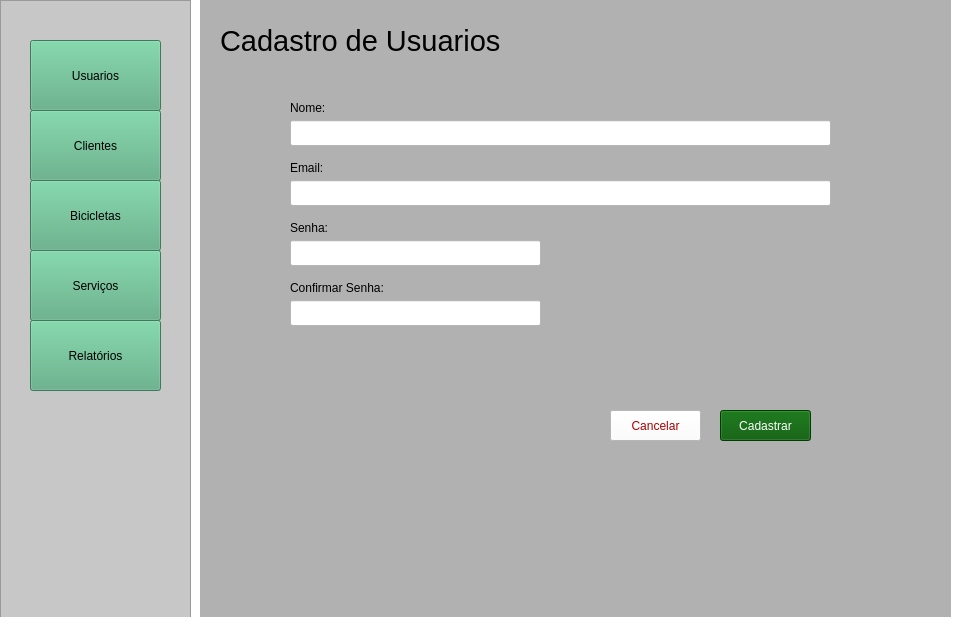
<?xml version="1.0" encoding="UTF-8"?>
<ui version="4.0">
 <class>MainWindow</class>
 <widget class="QMainWindow" name="MainWindow">
  <property name="geometry">
   <rect>
    <x>0</x>
    <y>0</y>
    <width>953</width>
    <height>639</height>
   </rect>
  </property>
  <property name="windowTitle">
   <string>MainWindow</string>
  </property>
  <property name="styleSheet">
   <string notr="true">background-color: rgb(255, 255, 255);</string>
  </property>
  <widget class="QWidget" name="centralwidget">
   <widget class="QStackedWidget" name="stackedWidget">
    <property name="geometry">
     <rect>
      <x>200</x>
      <y>0</y>
      <width>751</width>
      <height>621</height>
     </rect>
    </property>
    <property name="styleSheet">
     <string notr="true">background-color: rgb(177, 177, 177);</string>
    </property>
    <property name="currentIndex">
     <number>1</number>
    </property>
    <widget class="QWidget" name="page">
     <widget class="QLabel" name="label">
      <property name="geometry">
       <rect>
        <x>340</x>
        <y>280</y>
        <width>91</width>
        <height>41</height>
       </rect>
      </property>
      <property name="font">
       <font>
        <pointsize>22</pointsize>
       </font>
      </property>
      <property name="text">
       <string>HOME</string>
      </property>
     </widget>
    </widget>
    <widget class="QWidget" name="page_2">
     <widget class="QLabel" name="label_2">
      <property name="geometry">
       <rect>
        <x>20</x>
        <y>10</y>
        <width>281</width>
        <height>61</height>
       </rect>
      </property>
      <property name="font">
       <font>
        <pointsize>22</pointsize>
       </font>
      </property>
      <property name="text">
       <string>Cadastro de Usuarios</string>
      </property>
     </widget>
     <widget class="QLineEdit" name="inputNome">
      <property name="geometry">
       <rect>
        <x>90</x>
        <y>120</y>
        <width>541</width>
        <height>26</height>
       </rect>
      </property>
      <property name="styleSheet">
       <string notr="true">background-color: rgb(255, 255, 255);</string>
      </property>
     </widget>
     <widget class="QLabel" name="label_3">
      <property name="geometry">
       <rect>
        <x>90</x>
        <y>100</y>
        <width>49</width>
        <height>16</height>
       </rect>
      </property>
      <property name="text">
       <string>Nome:</string>
      </property>
     </widget>
     <widget class="QLineEdit" name="inputEmail">
      <property name="geometry">
       <rect>
        <x>90</x>
        <y>180</y>
        <width>541</width>
        <height>26</height>
       </rect>
      </property>
      <property name="styleSheet">
       <string notr="true">background-color: rgb(255, 255, 255);</string>
      </property>
     </widget>
     <widget class="QLabel" name="label_4">
      <property name="geometry">
       <rect>
        <x>90</x>
        <y>160</y>
        <width>49</width>
        <height>16</height>
       </rect>
      </property>
      <property name="text">
       <string>Email:</string>
      </property>
     </widget>
     <widget class="QLineEdit" name="inputSenha">
      <property name="geometry">
       <rect>
        <x>90</x>
        <y>240</y>
        <width>251</width>
        <height>26</height>
       </rect>
      </property>
      <property name="styleSheet">
       <string notr="true">background-color: rgb(255, 255, 255);</string>
      </property>
     </widget>
     <widget class="QLabel" name="label_5">
      <property name="geometry">
       <rect>
        <x>90</x>
        <y>220</y>
        <width>49</width>
        <height>16</height>
       </rect>
      </property>
      <property name="text">
       <string>Senha:</string>
      </property>
     </widget>
     <widget class="QLabel" name="label_6">
      <property name="geometry">
       <rect>
        <x>90</x>
        <y>280</y>
        <width>101</width>
        <height>16</height>
       </rect>
      </property>
      <property name="text">
       <string>Confirmar Senha:</string>
      </property>
     </widget>
     <widget class="QLineEdit" name="inputConfirmarSenha">
      <property name="geometry">
       <rect>
        <x>90</x>
        <y>300</y>
        <width>251</width>
        <height>26</height>
       </rect>
      </property>
      <property name="styleSheet">
       <string notr="true">background-color: rgb(255, 255, 255);</string>
      </property>
     </widget>
     <widget class="QPushButton" name="pushButton_6">
      <property name="geometry">
       <rect>
        <x>520</x>
        <y>410</y>
        <width>91</width>
        <height>31</height>
       </rect>
      </property>
      <property name="styleSheet">
       <string notr="true">background-color: rgb(0, 85, 0);
color: rgb(255, 255, 255);</string>
      </property>
      <property name="text">
       <string>Cadastrar</string>
      </property>
     </widget>
     <widget class="QPushButton" name="pushButton_7">
      <property name="geometry">
       <rect>
        <x>410</x>
        <y>410</y>
        <width>91</width>
        <height>31</height>
       </rect>
      </property>
      <property name="autoFillBackground">
       <bool>false</bool>
      </property>
      <property name="styleSheet">
       <string notr="true">background-color: rgb(255, 255, 255);
color: rgb(170, 0, 0);
border-color: rgb(170, 0, 0);
border-color: rgb(255, 253, 253);</string>
      </property>
      <property name="text">
       <string>Cancelar</string>
      </property>
     </widget>
    </widget>
   </widget>
   <widget class="QFrame" name="frame">
    <property name="geometry">
     <rect>
      <x>0</x>
      <y>0</y>
      <width>191</width>
      <height>621</height>
     </rect>
    </property>
    <property name="styleSheet">
     <string notr="true">background-color: rgb(199, 199, 199);</string>
    </property>
    <property name="frameShape">
     <enum>QFrame::Shape::StyledPanel</enum>
    </property>
    <property name="frameShadow">
     <enum>QFrame::Shadow::Raised</enum>
    </property>
    <widget class="QPushButton" name="btn_menu_usuarios">
     <property name="geometry">
      <rect>
       <x>30</x>
       <y>40</y>
       <width>131</width>
       <height>71</height>
      </rect>
     </property>
     <property name="styleSheet">
      <string notr="true">background-color: rgb(85, 170, 127);</string>
     </property>
     <property name="text">
      <string>Usuarios</string>
     </property>
    </widget>
    <widget class="QPushButton" name="btn_menu_clientes">
     <property name="geometry">
      <rect>
       <x>30</x>
       <y>110</y>
       <width>131</width>
       <height>71</height>
      </rect>
     </property>
     <property name="styleSheet">
      <string notr="true">background-color: rgb(85, 170, 127);</string>
     </property>
     <property name="text">
      <string>Clientes</string>
     </property>
    </widget>
    <widget class="QPushButton" name="btn_menu_bicicletas">
     <property name="geometry">
      <rect>
       <x>30</x>
       <y>180</y>
       <width>131</width>
       <height>71</height>
      </rect>
     </property>
     <property name="styleSheet">
      <string notr="true">background-color: rgb(85, 170, 127);</string>
     </property>
     <property name="text">
      <string>Bicicletas</string>
     </property>
    </widget>
    <widget class="QPushButton" name="btn_menu_servicos">
     <property name="geometry">
      <rect>
       <x>30</x>
       <y>250</y>
       <width>131</width>
       <height>71</height>
      </rect>
     </property>
     <property name="styleSheet">
      <string notr="true">background-color: rgb(85, 170, 127);</string>
     </property>
     <property name="text">
      <string>Serviços</string>
     </property>
    </widget>
    <widget class="QPushButton" name="btn_menu_relatorios">
     <property name="geometry">
      <rect>
       <x>30</x>
       <y>320</y>
       <width>131</width>
       <height>71</height>
      </rect>
     </property>
     <property name="styleSheet">
      <string notr="true">background-color: rgb(85, 170, 127);</string>
     </property>
     <property name="text">
      <string>Relatórios</string>
     </property>
    </widget>
   </widget>
  </widget>
  <widget class="QStatusBar" name="statusbar"/>
 </widget>
 <resources/>
 <connections/>
</ui>
